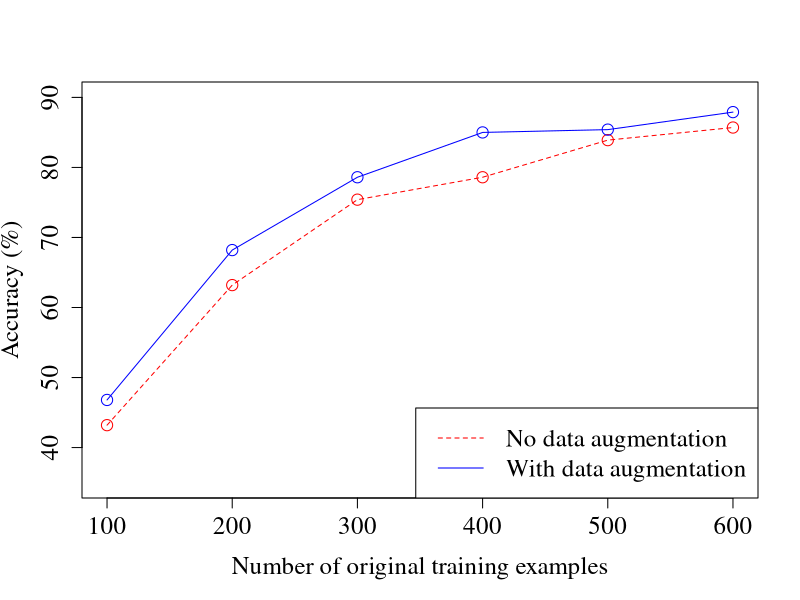

Write R code to recreate this figure.
# Make plot showing effect of data augmentation on geoquery
pdf('fig-geo-augment.pdf')
op = par(family='serif')
x = c(100, 200, 300, 400, 500, 600)
y_orig = c(43.2, 63.2, 75.4, 78.6, 83.9, 85.7)
y_aug = c(46.8, 68.2, 78.6, 85.0, 85.4, 87.9)
plot(x, y_orig, ylim=c(35, 90), col='red', 
     xlab='Number of original training examples', ylab='Accuracy (%)',
     cex=1.5, cex.axis=1.5, cex.lab=1.5)
lines(x, y_orig, col='red', lty='dashed')
points(x, y_aug, col='blue', cex=1.5)
lines(x, y_aug, col='blue')

legend('bottomright', c('No data augmentation', 'With data augmentation'),
       col= c('red', 'blue'), lty=c('dashed', 'solid'), cex=1.5)
dev.off()
